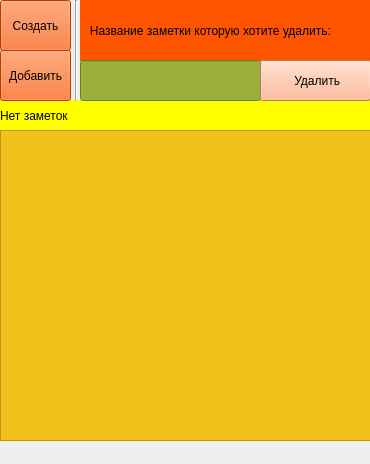
<?xml version="1.0" encoding="UTF-8"?>
<ui version="4.0">
 <class>MainWindow</class>
 <widget class="QMainWindow" name="MainWindow">
  <property name="geometry">
   <rect>
    <x>0</x>
    <y>0</y>
    <width>370</width>
    <height>464</height>
   </rect>
  </property>
  <property name="windowTitle">
   <string>MainWindow</string>
  </property>
  <widget class="QWidget" name="centralwidget">
   <widget class="QLabel" name="label">
    <property name="geometry">
     <rect>
      <x>0</x>
      <y>100</y>
      <width>371</width>
      <height>31</height>
     </rect>
    </property>
    <property name="styleSheet">
     <string notr="true">font: 18pt &quot;MS Shell Dlg 2&quot;;
background-color: rgb(255, 255, 0);</string>
    </property>
    <property name="text">
     <string>Нет заметок</string>
    </property>
   </widget>
   <widget class="QListWidget" name="listWidget">
    <property name="geometry">
     <rect>
      <x>0</x>
      <y>130</y>
      <width>371</width>
      <height>311</height>
     </rect>
    </property>
    <property name="styleSheet">
     <string notr="true">font: 16pt &quot;MS Shell Dlg 2&quot;;
background-color: rgb(241, 193, 28);</string>
    </property>
   </widget>
   <widget class="QPushButton" name="make_2">
    <property name="geometry">
     <rect>
      <x>0</x>
      <y>0</y>
      <width>71</width>
      <height>51</height>
     </rect>
    </property>
    <property name="styleSheet">
     <string notr="true">font: 14pt &quot;MS Shell Dlg 2&quot;;
background-color: rgb(255, 85, 0);</string>
    </property>
    <property name="text">
     <string>Создать</string>
    </property>
   </widget>
   <widget class="QPushButton" name="pushButton">
    <property name="geometry">
     <rect>
      <x>0</x>
      <y>50</y>
      <width>71</width>
      <height>51</height>
     </rect>
    </property>
    <property name="styleSheet">
     <string notr="true">background-color: rgb(255, 85, 0);
font: 12pt &quot;MS Shell Dlg 2&quot;;</string>
    </property>
    <property name="text">
     <string>Добавить</string>
    </property>
   </widget>
   <widget class="QLabel" name="label_2">
    <property name="geometry">
     <rect>
      <x>80</x>
      <y>0</y>
      <width>291</width>
      <height>61</height>
     </rect>
    </property>
    <property name="styleSheet">
     <string notr="true">font: 10pt &quot;MS Shell Dlg 2&quot;;
background-color: rgb(255, 85, 0);</string>
    </property>
    <property name="text">
     <string>   Название заметки которую хотите удалить:</string>
    </property>
   </widget>
   <widget class="QLineEdit" name="lineEdit">
    <property name="geometry">
     <rect>
      <x>80</x>
      <y>60</y>
      <width>181</width>
      <height>41</height>
     </rect>
    </property>
    <property name="styleSheet">
     <string notr="true">font: 11pt &quot;MS Shell Dlg 2&quot;;
background-color: rgb(155, 175, 59);</string>
    </property>
   </widget>
   <widget class="QPushButton" name="delete_z">
    <property name="geometry">
     <rect>
      <x>260</x>
      <y>60</y>
      <width>111</width>
      <height>41</height>
     </rect>
    </property>
    <property name="styleSheet">
     <string notr="true">font: 11pt &quot;MS Shell Dlg 2&quot;;
background-color: rgb(255, 170, 127);</string>
    </property>
    <property name="text">
     <string> Удалить</string>
    </property>
   </widget>
   <widget class="Line" name="line">
    <property name="geometry">
     <rect>
      <x>66</x>
      <y>0</y>
      <width>20</width>
      <height>101</height>
     </rect>
    </property>
    <property name="orientation">
     <enum>Qt::Vertical</enum>
    </property>
   </widget>
   <zorder>label</zorder>
   <zorder>listWidget</zorder>
   <zorder>label_2</zorder>
   <zorder>pushButton</zorder>
   <zorder>make_2</zorder>
   <zorder>lineEdit</zorder>
   <zorder>delete_z</zorder>
   <zorder>line</zorder>
  </widget>
  <widget class="QMenuBar" name="menuBar">
   <property name="geometry">
    <rect>
     <x>0</x>
     <y>0</y>
     <width>370</width>
     <height>21</height>
    </rect>
   </property>
  </widget>
 </widget>
 <resources/>
 <connections/>
</ui>
